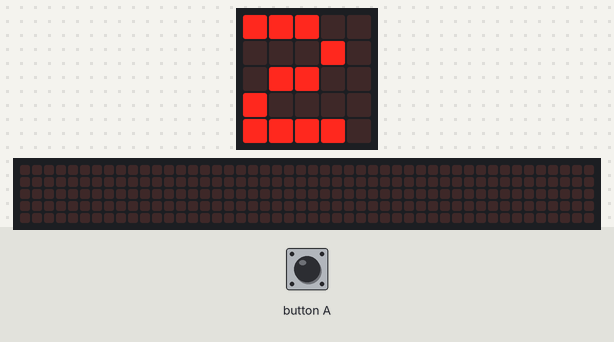
Bench run of a program on a simulated BBC micro:bit running MicroPython. On the bench: the board's 5×5 LED display, a strip that is not on the board, showing the scrolling text unrolled. The test bench sets the inputs (shaded band). The 48×5 strip is a reading aid, not a part: it shows the text the display is scrolling, unrolled, one strip-width of it at a time.

Above: at 1.6 s.
1.7 s: button A pressed for 0.15 s
2.4 s: button A pressed for 1 s
At 3.07 s:
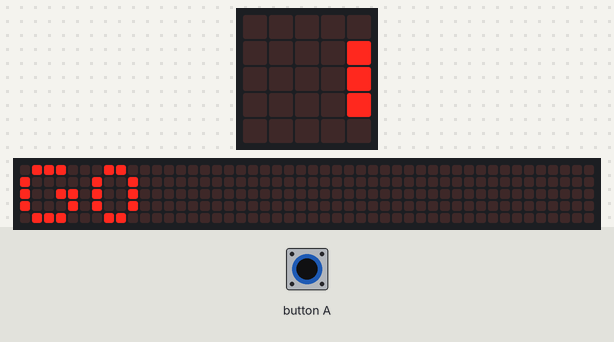
4.0 s: button A pressed for 0.15 s
4.7 s: button A pressed for 1 s
At 5.6 s:
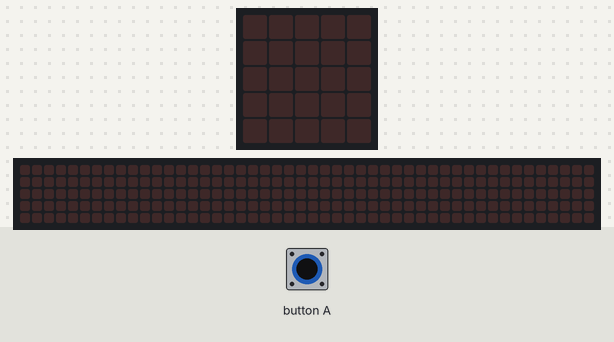
At 10.32 s:
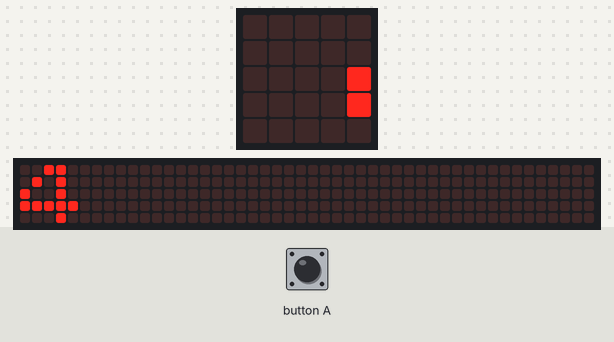
Timing chart, 0 to 11.8 s (numbered marks = the images above; inputs shaded):
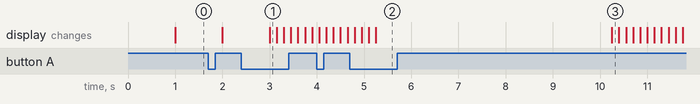

The program:

4_button_press_game.py
```python
from microbit import *

# to play this game, press the A button as many times as you can
# at the end of the time it will show your score

display.show(str("3"))
sleep(1000)
display.show(str("2"))
sleep(1000)
display.show(str("1"))
sleep(1000)
display.scroll(str("GO"))

# wait for a while
sleep(5000)
# display the number of button presses
display.scroll(str(button_a.get_presses()))
```
